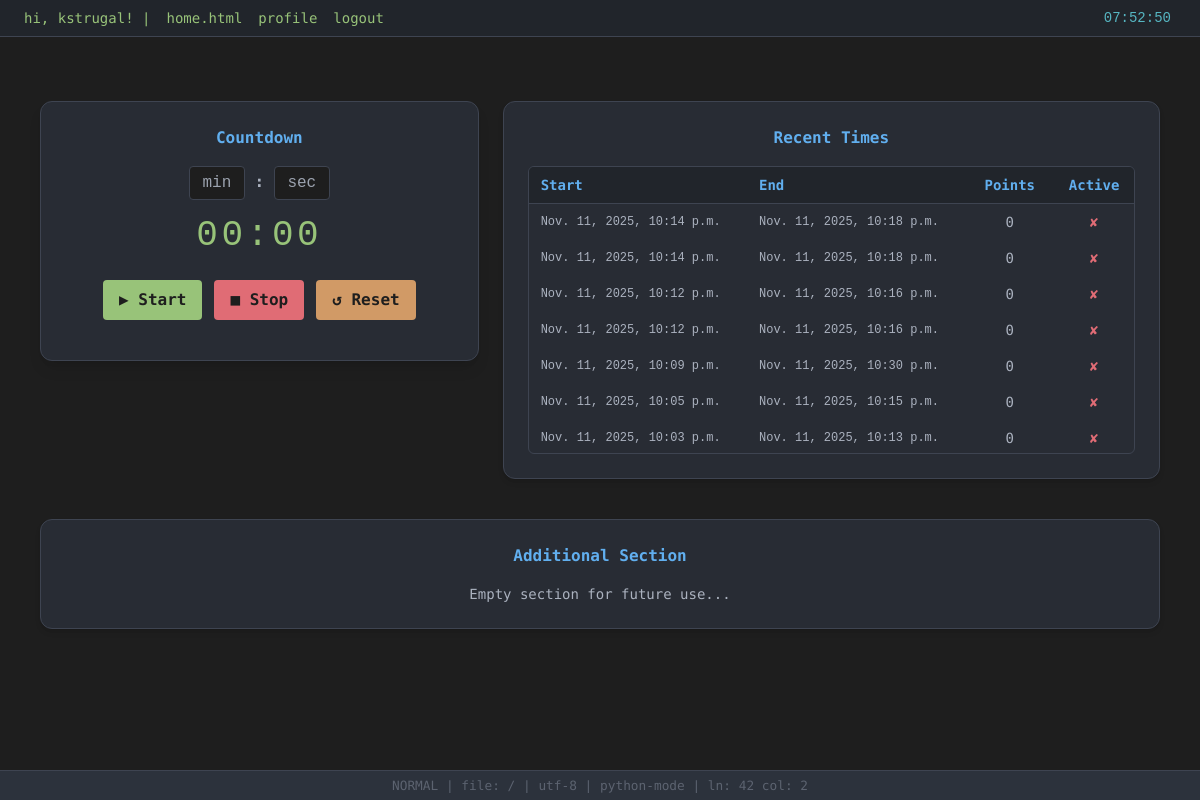
Before: / (signed in) with the older database file.
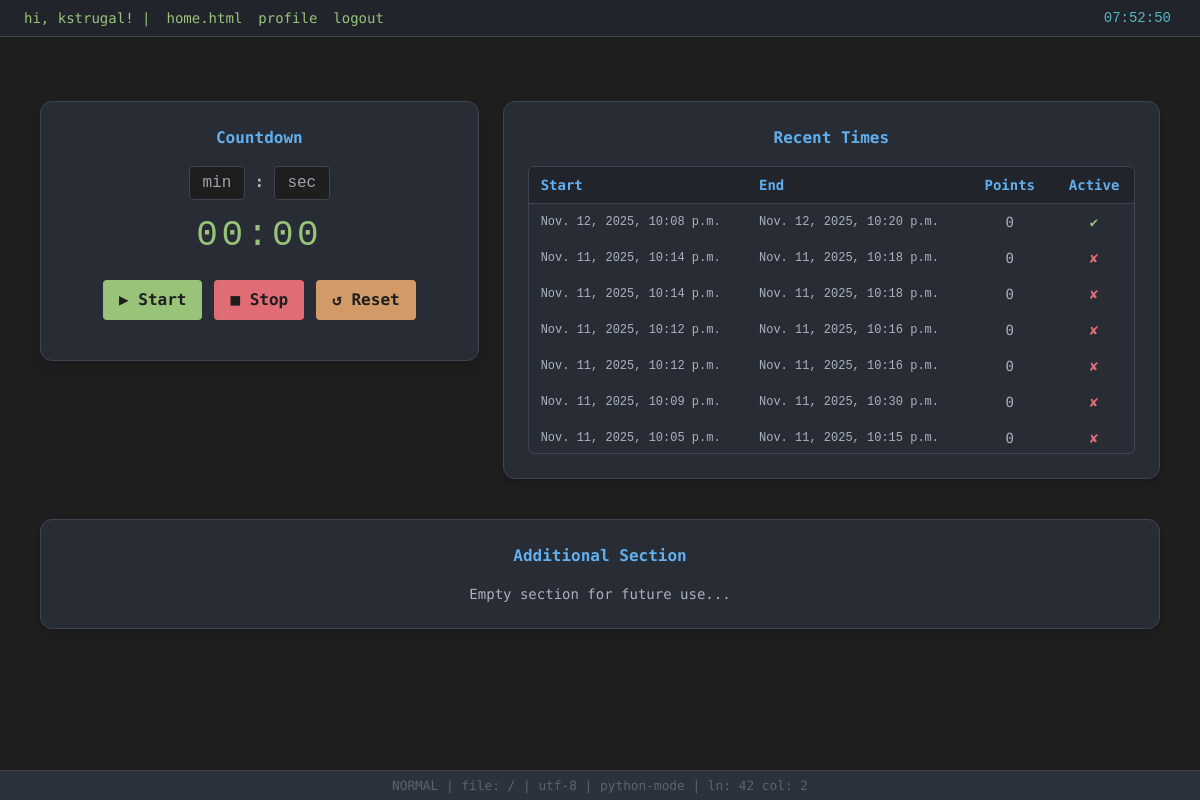
After: the same page with the newer database file.
### main/models/time_model.py (models this page shows, shortened)
class Time(models.Model):
    start_time = models.DateTimeField(null=True, blank=True)
    end_time = models.DateTimeField(null=True, blank=True)
    duration = models.DurationField(null=True, blank=True)
    category = models.CharField(max_length=50, null=True)
    points = models.IntegerField(default=0)
    user = models.ForeignKey(User, on_delete=models.CASCADE, null=True)
    is_active = models.BooleanField(default=True)
    class Meta:
        verbose_name = "Focus duration"

### core/views.py (the view, shortened to what this page needs)
# urls.py: path("", views.home_view, name="home"),
def home_view(request):
    if not request.user.is_authenticated:
        return render(request, "home.html")
    timers = Time.objects.filter(user=request.user).order_by("-start_time")
    return render(request, "home.html", {"timers": timers})

### templates/home.html (shortened to what this page needs)
{% extends "base.html" %}
{% block content %}
<div
  class="flex flex-col md:flex-row justify-center items-start gap-6 mt-10 w-full md:w-[70rem] mx-auto"
>
  <div
    class="w-full md:w-2/5 bg-[#282c34] border border-[#3e4451] rounded-xl p-6 text-center shadow-lg"
  >
    <h1 class="text-[#61afef] text-base font-bold mb-4">Countdown</h1>
    <div class="flex justify-center items-center space-x-2 mb-4">
      <form method="post">
      <input
        name="minutes"
        id="minutes"
        type="number"
        min="1"
        required
        placeholder="min"
        class="w-14 bg-[#1e1e1e] border border-[#3e4451] rounded text-center text-[#abb2bf] font-mono p-1 appearance-none"
      />
      <span class="text-[#abb2bf] font-bold">:</span>
      <input
        name="seconds"
        id="seconds"
        type="number"
        min="0"
        max="59"
        required
        placeholder="sec"
        class="w-14 bg-[#1e1e1e] border border-[#3e4451] rounded text-center text-[#abb2bf] font-mono p-1 appearance-none"
      />
    </div>
    <div
      id="timer-display"
      class="text-4xl font-mono text-[#98c379] mb-6 tracking-widest"
    >
    </div>
    <div class="flex justify-center space-x-3 mb-4">
      <button
        id="timer-start"
        type="button"
        class="px-4 py-2 rounded bg-[#98c379] text-[#1e1e1e] font-semibold hover:bg-[#7cbf69] transition"
      >
        ▶ Start
      </button>
      <button
        id="timer-stop"
        class="px-4 py-2 rounded bg-[#e06c75] text-[#1e1e1e] font-semibold hover:bg-[#c45b64] transition"
      >
        ■ Stop
      </button>
      <button
        id="timer-reset"
        class="px-4 py-2 rounded bg-[#d19a66] text-[#1e1e1e] font-semibold hover:bg-[#c18456] transition"
      >
        ↺ Reset
      </button>
    </div>
  </div>
  <div
    class="w-full md:w-3/5 bg-[#282c34] border border-[#3e4451] rounded-xl p-6 text-center shadow-md"
  >
    <h2 class="text-[#61afef] text-base font-bold mb-4">Recent Times</h2>
    <div class="max-h-72 overflow-y-auto border border-[#3e4451] rounded-md">
      <table class="w-full border-collapse text-sm text-[#abb2bf]">
        <thead class="sticky top-0 bg-[#21252b] text-[#61afef] z-10">
          <tr>
            <th class="border-b border-[#3e4451] px-3 py-2 text-left">Start</th>
            <th class="border-b border-[#3e4451] px-3 py-2 text-left">End</th>
            <th class="border-b border-[#3e4451] px-3 py-2 text-center">Points</th>
            <th class="border-b border-[#3e4451] px-3 py-2 text-center">Active</th>
          </tr>
        </thead>
        <tbody>
          {% for timer in timers %}
          <tr class="hover:bg-[#2c313c] transition">
            <td class="px-3 py-2 font-mono text-xs truncate text-left">
              {{ timer.start_time }}
            </td>
            <td class="px-3 py-2 font-mono text-xs truncate text-left">
              {{ timer.end_time }}
            </td>
            <td class="px-3 py-2 text-center">{{ timer.points }}</td>
            <td class="px-3 py-2 text-center">
              {% if timer.is_active %}
              <span class="text-[#98c379] font-bold">✔</span>
              {% else %}
              <span class="text-[#e06c75] font-bold">✘</span>
              {% endif %}
            </td>
          </tr>
          {% empty %}
          <tr>
            <td colspan="4" class="py-3 text-[#5c6370]">No Times</td>
          </tr>
          {% endfor %}
        </tbody>
      </table>
    </div>
  </div>
</div>
<div
  class="bg-[#282c34] border border-[#3e4451] rounded-xl p-6 w-full md:w-[70rem] text-center mt-10 mx-auto shadow-md"
>
  <h2 class="text-[#61afef] text-base font-bold mb-4">Additional Section</h2>
  <p class="text-[#abb2bf] text-sm">Empty section for future use...</p>
</div>
{% endblock %}

Changed rows visible on the page:
no longer on this page (row unchanged): Time: start_time "Nov. 11, 2025, 10:03 p.m.", end_time "Nov. 11, 2025, 10:13 p.m.", points "0"
added Time: start_time "Nov. 12, 2025, 10:08 p.m.", end_time "Nov. 12, 2025, 10:20 p.m.", points "0"
